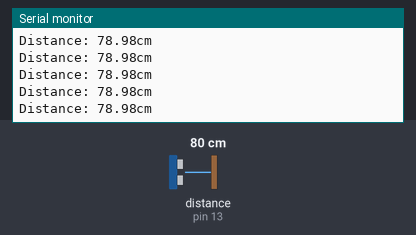
A sketch run on a simulated Arduino Uno, built with avr-gcc and run on an emulated ATmega328P. On the bench: the last lines printed to the serial monitor. Wiring (inferred from the names in the program): ultrasonic range finder: trigger pin 12; echo pin 13. The inputs (shaded band) are chosen by the test bench; at power-on: distance to the obstacle (sensor on pin 13) 80 cm. The echo pulse lasts 58.3 µs per cm.

Above: at 1.2 s.
1.3 s: distance to the obstacle (sensor on pin 13) set to 4 cm
At 1.72 s:
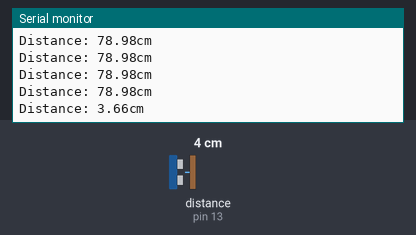
4.3 s: distance to the obstacle (sensor on pin 13) set to 2 cm
At 4.48 s:
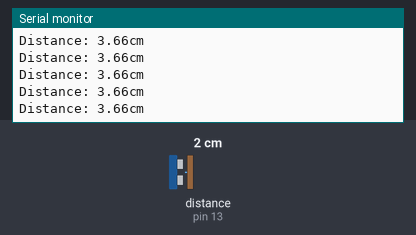
Timing chart, 0 to 7.3 s (numbered marks = the images above; inputs shaded):
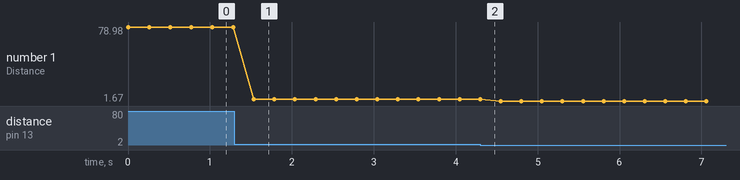

Measured:
- after the input at 1.3 s, the serial monitor: prints a new line after 0.24 s (image 1)
- plotted number 1: 78.98 → 3.66 after the input at 1.3 s, 3.66 → 1.67 after the input at 4.3 s

The sketch:

Ultrasonic.ino
```cpp
const int trigPin = 12;
const int echoPin = 13;
float duration, cm;

void setup() {
  // put your setup code here, to run once:
  Serial.begin(115200);
    pinMode(trigPin, OUTPUT);
	pinMode(echoPin, INPUT);
}

void loop() {
  // put your main code here, to run repeatedly:
 digitalWrite(trigPin, LOW);
  delayMicroseconds(2);
  digitalWrite(trigPin, HIGH);
  delayMicroseconds(10);
  digitalWrite(trigPin, LOW);

  duration = pulseIn(echoPin, HIGH, 23529.4);
  cm = duration / 58.8235;

  Serial.print("Distance: ");
  Serial.print(cm);
  Serial.println("cm");
  delay(250);
}
```
